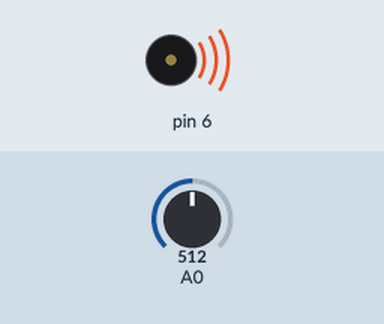
Simulated run of this sketch. Board: Arduino Uno, built with avr-gcc and run on an emulated ATmega328P. Shown: buzzer (waves = sounding). Inputs (shaded band) come from the test bench; at power-on: A0 = 512. What the sketch prints to the serial monitor is not drawn.

Above: at 0.1 s.
Timing chart, 0 to 1.6 s (numbered marks = the images above):
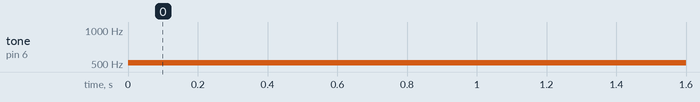

Measured:
- by itself, tone on pin 6: silent → 515 Hz at 0.00 s

The sketch:

Bolum12Tone.ino
```cpp
void setup() {
pinMode(6,OUTPUT);
Serial.begin(9600);
}

void loop() {
int tonedeger = map(analogRead(A0),0,1023,31,1000);
Serial.println("Frekans: ");
Serial.println(tonedeger);
tone(6,tonedeger);
delay(100);
}
```
